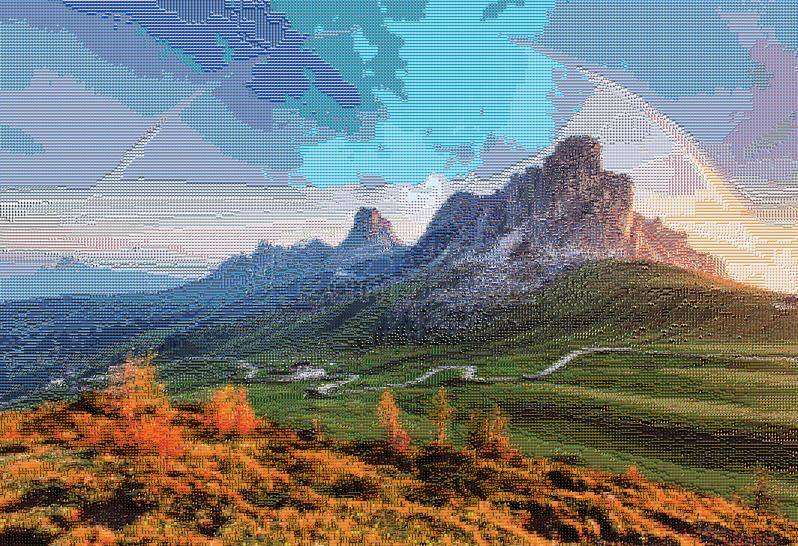
#> input picture project-mosaic/mosaic-web.jpg, 798 x 546 px; its folder holds only this picture in this run
$ python -i DISCOVERY.py   (imports and definitions only)
#> lines starting #> are read from the running program, lines starting #| are printed output that depends on the picture
import pandas as pd
from PIL import Image

def loadImage(fileName, resize=False, format="RGB"):
  # Open the image using the PIL library
#> called with fileName = 'mosaic-web.jpg', resize = False, format = 'RGB'
  image = Image.open(fileName)
#> image is the input picture: PIL image 798x546 RGB; mean R, G, B 119.9, 124.7, 122.7

  # Convert it to an (x, y) array:
  return imageToArray(image, format, resize)


# Resize the image to an `outputSize` x `outputSize` square, where `outputSize` is defined (globally) above.
# [8 lines left out: function squareAndResizeImage, not called in this run]


# Convert (and resize) an Image to an Lab array
def imageToArray(image, format, resize):
#> called with format = 'RGB', resize = False
  import skimage
  import skimage.io
  import numpy as np

  w, h = image.size
#> w = 798; h = 546
  if resize:
    image = squareAndResizeImage(image, resize)

  image = image.convert('RGB')
  rgb = np.array(image)
  if format == "RGB":
    rgb = rgb.astype(int)
    return rgb.transpose([1,0,2])
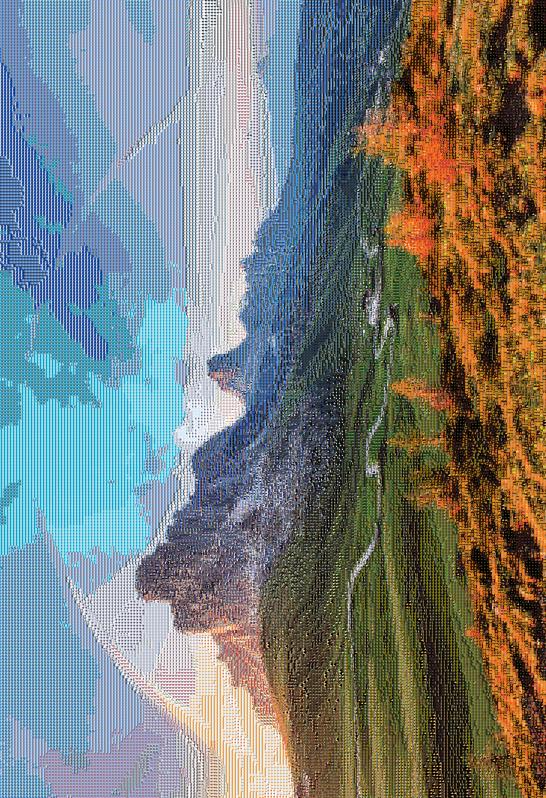
#> returned value: shape (798, 546, 3) int64; mean of channels 0, 1, 2 119.9, 124.7, 122.7; drawn as R, G, B
  elif format == "Lab":
    lab = skimage.color.rgb2lab(rgb)
    return lab.transpose([1,0,2])
  else:
    raise Exception(f"Unknown format {format}")


imageCache = {}


# [28 lines left out: functions getTileImage, isImageFile, listTileImagesInPath, not called in this run]


tada = "\N{PARTY POPPER}"


# [193 lines left out: functions run_test_case_1b, run_test_case_2d, run_test_case_2e, run_test_case_3, run_test_case_4, run_test_case_6 and 2 more, not called in this run]

>>> result = loadImage('mosaic-web.jpg')
